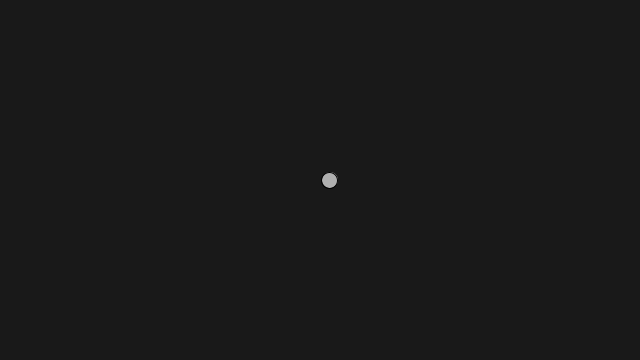
Frame 1 (no input)
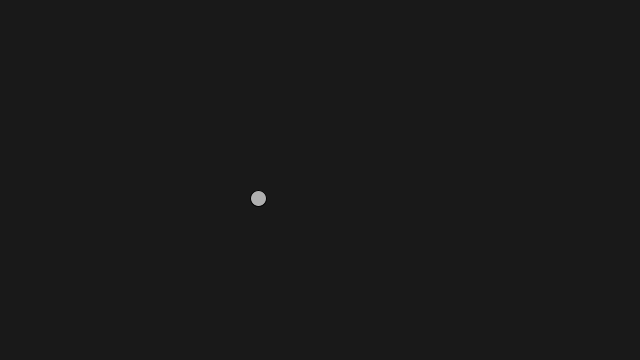
Frame 60 (the mouse pressed at the canvas centre just before this capture)
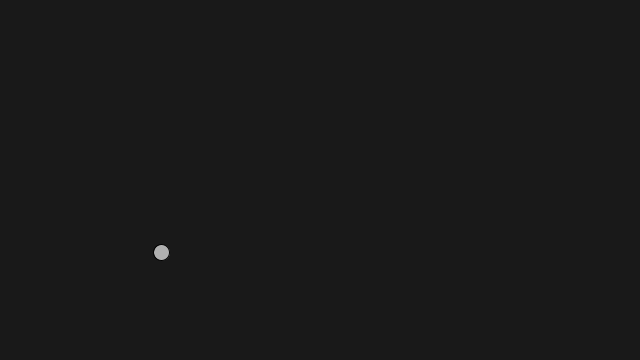
Frame 120 (the mouse held since frame 60 and released just before this capture)

The Processing sketch that drew these frames (run headless with seeded random() and noise(); from frame 60 on, the mouse is pressed at the canvas centre):

// Processing sketch: sketch_200415a
// ── sketch_200415a.pde

  //Declarem un objecte Mover.
  Mover mover;

  void setup() {
  
  
  
 size(640,360);
 
  //Inicialitzem l'objecte bola.
  mover=new Mover();


}



  void draw() {
  background(25);
  
  //Cridem els metodes de la classe 
  mover.update();
  mover.display();
  mover.checkEdges();
     

      }
  

// ── class.pde
  
  class Mover
  {
    //Declarem els PVectors
    PVector location;
    PVector velocity;
      PVector acceleration;
    //variable limit velocitat
    float topspeed;
    
    Mover(){
      
      //L'objecte començarà al mig de la pantalla i tindrà una velocitat 0, una acceleració que anirà restan (descendent).      
      
      //Posicio
      location = new PVector(width/2,height/2);
      //Velocitat
      velocity = new PVector(10,0);
      
      //acceleracio
      acceleration = new PVector(-0.009,0.01);
      
      //limit velocitat
      topspeed = 10;
    }
    void update(){
  
      //la velocitat canvia per l'acceleracio.
      velocity.add(acceleration);
      
      //limit de velocitat.
      velocity.limit(topspeed);
      
      //la posició canvia per la velocitat
  
      location.add(velocity);
    }
    
    //Mostra l'elipse amb velocitat i acceleració random
      void display(){
        stroke(0);
        fill(175);
        ellipse(location.x,location.y,16,16);
        
      }
      //Metode que fa que si la bola va al limit de la pantalla aparegui per la banda contraria.
  
      void checkEdges(){
        if(location.x>width){
          location.x=0;
        }
        else if(location.x<0){
          location.x=width;
        }
         if(location.y>height){
          location.y=0;
        }
        else if(location.y<0){
          location.y=height;
        }
      }
  }
